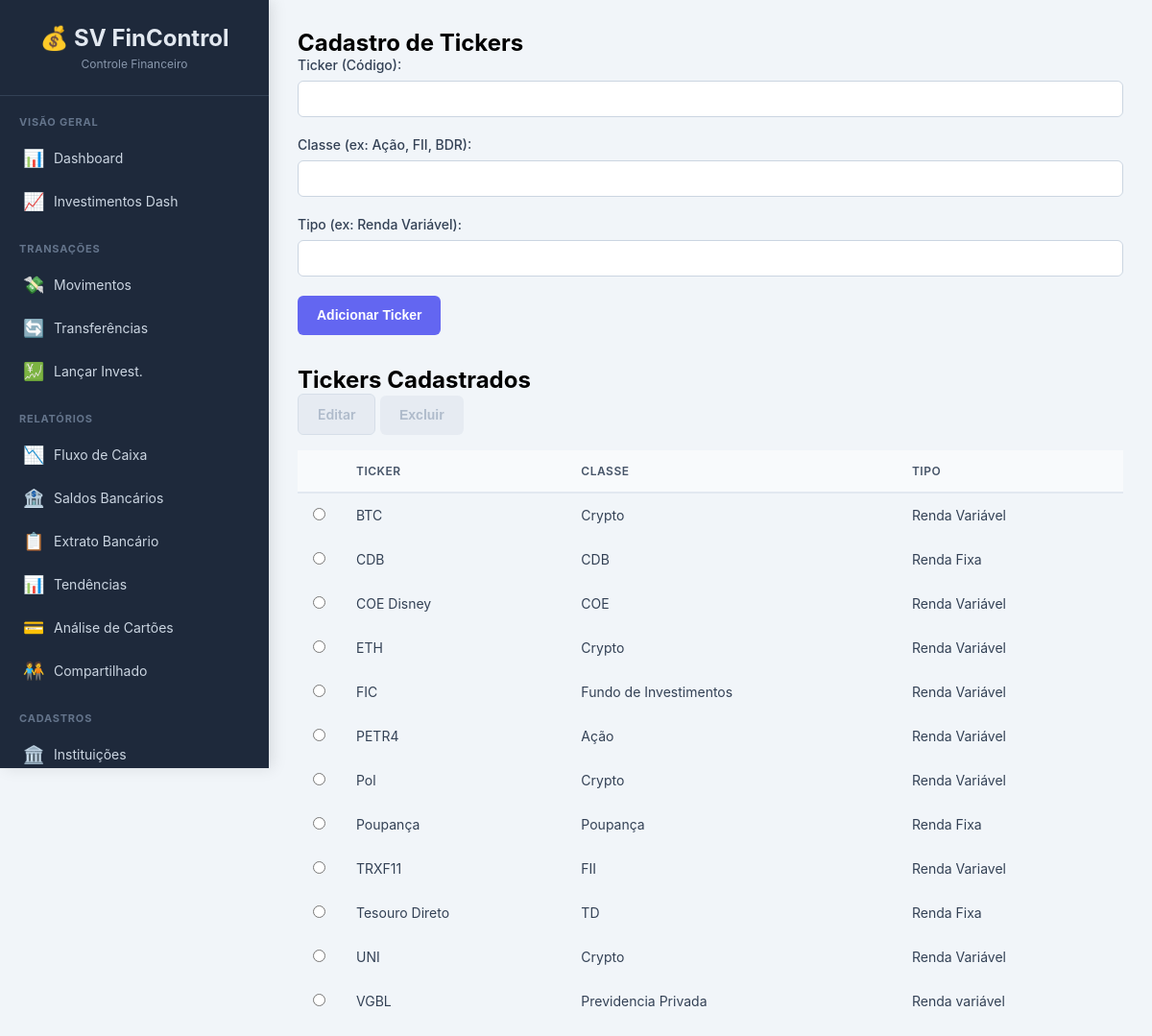
/tickers, run on an earlier commit of the app's database.
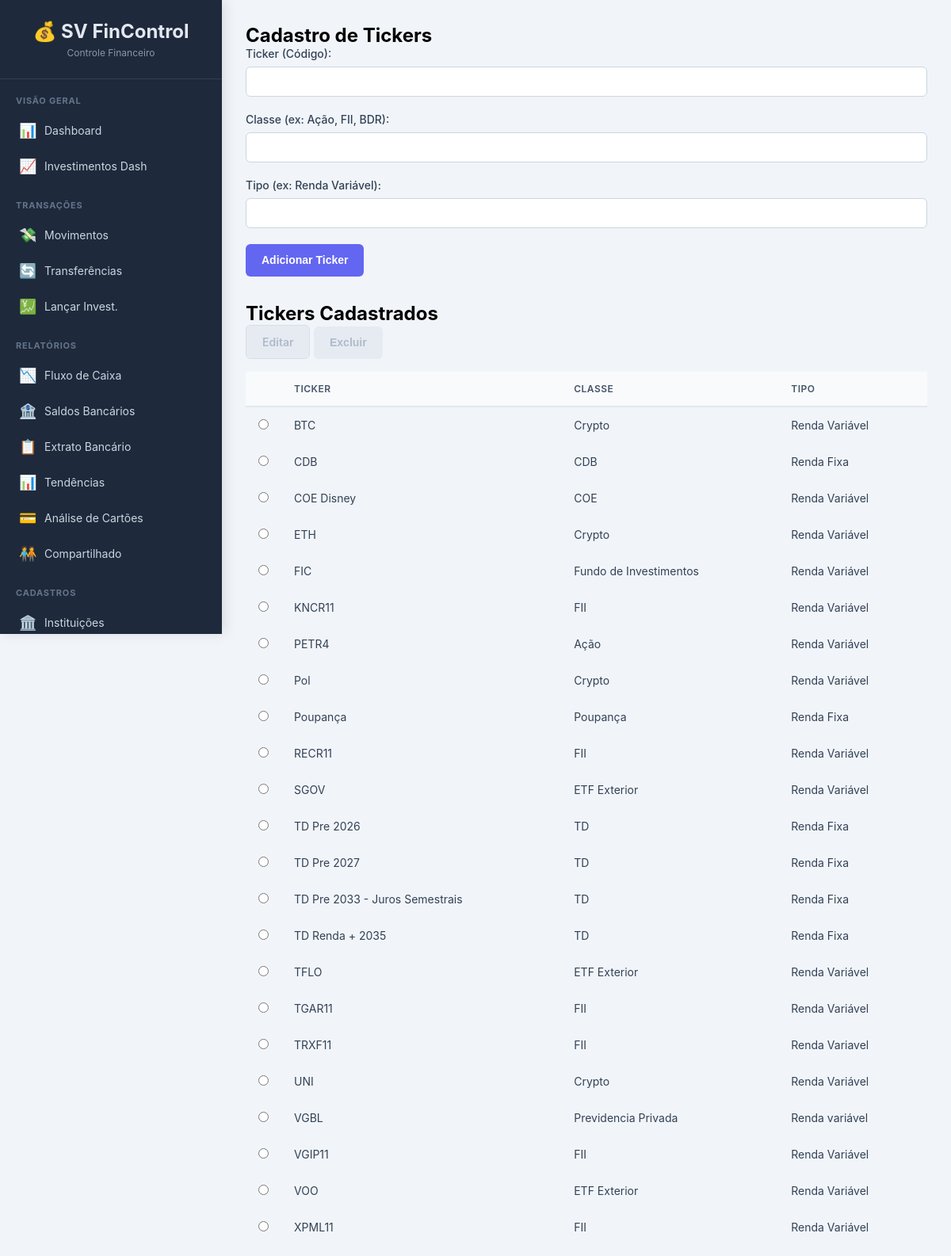
And on a later commit of the database.
### tables this page shows
CREATE TABLE tickers (
        id INTEGER PRIMARY KEY AUTOINCREMENT,
        descricao TEXT NOT NULL UNIQUE,
        classe TEXT NOT NULL,
        tipo TEXT NOT NULL
    );

### app.py (the view, shortened to what this page needs)
@app.route('/tickers', methods=['GET', 'POST'])
def tickers():
    conn = get_db_connection()
    tickers_list = conn.execute('SELECT * FROM tickers ORDER BY descricao').fetchall()
    conn.close()
    return render_template('tickers.html', tickers=tickers_list)

### app.py (called while the page is built)
def get_db_connection():
    conn = sqlite3.connect(DATABASE, detect_types=sqlite3.PARSE_DECLTYPES | sqlite3.PARSE_COLNAMES)
    conn.execute("PRAGMA foreign_keys = ON;")
    conn.execute("PRAGMA journal_mode=WAL")
    conn.row_factory = sqlite3.Row
    return conn

### templates/tickers.html (shortened to what this page needs)
{% extends "base.html" %}
{% block content %}
    <h2>Cadastro de Tickers</h2>
    <form method="POST">
        <div class="form-group"><label for="descricao">Ticker (Código):</label><input type="text" name="descricao" required autocomplete="off"></div>
        <div class="form-group"><label for="classe">Classe (ex: Ação, FII, BDR):</label><input type="text" name="classe" required autocomplete="off"></div>
        <div class="form-group"><label for="tipo">Tipo (ex: Renda Variável):</label><input type="text" name="tipo" required autocomplete="off"></div>
        <button type="submit" class="btn btn-primary">Adicionar Ticker</button>
    </form>
    <h2 style="margin-top: 2rem;">Tickers Cadastrados</h2>
    <div class="action-buttons" style="margin-bottom: 1rem;">
        <a href="#" id="btn-editar" class="btn btn-secondary" disabled>Editar</a>
        <button type="submit" form="form-excluir" id="btn-excluir" class="btn btn-danger" disabled>Excluir</button>
    </div>
    <table><thead><tr><th style="width: 5%;"></th><th>Ticker</th><th>Classe</th><th>Tipo</th></tr></thead>
        <tbody>
            {% for t in tickers %}<tr id="row-{{ t.id }}"><td><input type="radio" name="selecionado" value="{{ t.id }}" onchange="itemSelecionado(this, 'tickers')"></td><td>{{ t.descricao }}</td><td>{{ t.classe }}</td><td>{{ t.tipo }}</td></tr>{% else %}<tr><td colspan="4">Nenhum ticker cadastrado.</td></tr>{% endfor %}
        </tbody>
    </table>
{% endblock %}

### templates/base.html (shortened to what this page needs)
<!DOCTYPE html>
<html lang="pt-br">
<head>
</head>
<body>
    <div class="sidebar">
        <div class="logo">
            <h1>💰 SV FinControl</h1>
            <p>Controle Financeiro</p>
        </div>
        <div class="menu-container">
            <div class="menu-section">
                <div class="menu-title">Visão Geral</div>
                <a href="{{ url_for('dashboard') }}" class="menu-item {% if request.endpoint == 'dashboard' %}active{% endif %}">
                    <span class="menu-icon">📊</span>
                    <span>Dashboard</span>
                </a>
                <a href="{{ url_for('dashboard_investimentos') }}" class="menu-item {% if request.endpoint == 'dashboard_investimentos' %}active{% endif %}">
                    <span class="menu-icon">📈</span>
                    <span>Investimentos Dash</span>
                </a>
            </div>
            <div class="menu-section">
                <div class="menu-title">Transações</div>
                <a href="{{ url_for('movimentos') }}" class="menu-item {% if request.endpoint in ['movimentos', 'add_movimento', 'edit_movimento'] %}active{% endif %}">
                    <span class="menu-icon">💸</span>
                    <span>Movimentos</span>
                </a>
                <a href="{{ url_for('transferencias') }}" class="menu-item {% if request.endpoint in ['transferencias', 'add_transferencia', 'edit_transferencia'] %}active{% endif %}">
                    <span class="menu-icon">🔄</span>
                    <span>Transferências</span>
                </a>
                <a href="{{ url_for('investimentos') }}" class="menu-item {% if request.endpoint in ['investimentos', 'add_investimento', 'edit_investimento'] %}active{% endif %}">
                    <span class="menu-icon">💹</span>
                    <span>Lançar Invest.</span>
                </a>
            </div>
            <div class="menu-section">
                <div class="menu-title">Relatórios</div>
                <a href="{{ url_for('relatorio_fluxo') }}" class="menu-item {% if request.endpoint == 'relatorio_fluxo' %}active{% endif %}">
                    <span class="menu-icon">📉</span>
                    <span>Fluxo de Caixa</span>
                </a>
                <a href="{{ url_for('relatorio_saldos') }}" class="menu-item {% if request.endpoint == 'relatorio_saldos' %}active{% endif %}">
                    <span class="menu-icon">🏦</span>
                    <span>Saldos Bancários</span>
                </a>
                <a href="{{ url_for('relatorio_extrato') }}" class="menu-item {% if request.endpoint == 'relatorio_extrato' %}active{% endif %}">
                    <span class="menu-icon">📋</span>
                    <span>Extrato Bancário</span>
                </a>
                <a href="{{ url_for('relatorio_tendencias') }}" class="menu-item {% if request.endpoint == 'relatorio_tendencias' %}active{% endif %}">
                    <span class="menu-icon">📊</span>
                    <span>Tendências</span>
                </a>
                <a href="{{ url_for('relatorio_cartoes') }}" class="menu-item {% if request.endpoint == 'relatorio_cartoes' %}active{% endif %}">
                    <span class="menu-icon">💳</span>
                    <span>Análise de Cartões</span>
                </a>
                <a href="{{ url_for('relatorio_compartilhado') }}" class="menu-item {% if request.endpoint == 'relatorio_compartilhado' %}active{% endif %}">
                    <span class="menu-icon">🧑‍🤝‍🧑</span>
                    <span>Compartilhado</span>
                </a>
            </div>
            <div class="menu-section">
                <div class="menu-title">Cadastros</div>
                <a href="{{ url_for('instituicoes') }}" class="menu-item {% if request.endpoint in ['instituicoes', 'edit_instituicao'] %}active{% endif %}">
                    <span class="menu-icon">🏛️</span>
                    <span>Instituições</span>
                </a>
            </div>
        </div>
    </div>
    <div class="main-content">
        <div class="content-wrapper">
            {% block content %}{% endblock %}
        </div>
    </div>
</body>
</html>

### templates/base.html (style rules this page uses)
* { margin: 0; padding: 0; box-sizing: border-box; }
body { font-family: -apple-system, BlinkMacSystemFont, "Segoe UI", Roboto, "Helvetica Neue", Arial, sans-serif; background-color: #f1f5f9; min-height: 100vh; display: flex; }
.sidebar { width: 280px; background: #1e293b; color: white; padding: 0; overflow-y: auto; box-shadow: 4px 0 15px rgba(0,0,0,0.1); position: fixed; height: 100vh; z-index: 1000; display: flex; flex-direction: column; }
.logo { padding: 25px 20px; border-bottom: 1px solid #334155; background-color: #1e293b; text-align: center; flex-shrink: 0; }
.logo h1 { font-size: 24px; color: #e2e8f0; font-weight: 700; display: flex; align-items: center; justify-content: center; gap: 10px; }
.logo p { font-size: 12px; color: #94a3b8; margin-top: 5px; opacity: 0.9; }
.menu-container { flex-grow: 1; overflow-y: auto; padding-bottom: 20px; }
.menu-section { margin: 20px 0; }
.menu-title { padding: 0 20px 8px; font-size: 11px; text-transform: uppercase; color: #64748b; font-weight: 700; letter-spacing: 0.8px; }
.menu-item { padding: 12px 20px; cursor: pointer; transition: background-color 0.2s, color 0.2s, border-left-color 0.2s; display: flex; align-items: center; gap: 12px; color: #cbd5e1; font-size: 14px; text-decoration: none; border-left: 4px solid transparent; }
.menu-icon { font-size: 18px; width: 20px; text-align: center; flex-shrink: 0; }
.menu-item span:last-child { white-space: nowrap; overflow: hidden; text-overflow: ellipsis; }
.main-content { flex: 1; margin-left: 280px; padding: 30px; overflow-y: auto; background: #f1f5f9; }
.content-wrapper { max-width: 1400px; margin: 0 auto; }
table { width: 100%; border-collapse: collapse; }
thead { background: #f8fafc; }
th { padding: 14px 16px; text-align: left; font-size: 12px; font-weight: 600; color: #475569; text-transform: uppercase; letter-spacing: 0.5px; border-bottom: 2px solid #e2e8f0; white-space: nowrap; }
td { padding: 14px 16px; border-bottom: 1px solid #f1f5f9; color: #334155; font-size: 14px; }
tbody tr:last-child td { border-bottom: none; }
.form-group { margin-bottom: 20px; }
.form-group label { display: block; margin-bottom: 8px; font-weight: 500; font-size: 14px; color: #334155; }
.form-group input, .form-group select, .form-group textarea { width: 100%; padding: 10px 14px; border: 1px solid #cbd5e1; border-radius: 6px; font-size: 14px; transition: border-color 0.2s, box-shadow 0.2s; background: white; color: #1e293b; }
.btn { padding: 10px 20px; border: none; border-radius: 6px; cursor: pointer; font-size: 14px; font-weight: 600; transition: all 0.2s ease-in-out; display: inline-flex; align-items: center; gap: 8px; text-decoration: none; line-height: 1.5; }
.btn-primary { background-color: #6366f1; color: white; }
.btn-secondary { background: #e2e8f0; color: #475569; border: 1px solid #cbd5e1; }
.btn-danger { background: #fecaca; color: #b91c1c; }
.btn[disabled] { background: #e2e8f0; color: #94a3b8; cursor: not-allowed; transform: none !important; box-shadow: none !important; opacity: 0.7; }

What changed in the data, as far as the page shows it:
removed tickers: descricao "Tesouro Direto", classe "TD", tipo "Renda Fixa"
added tickers: descricao "KNCR11", classe "FII", tipo "Renda Variável"
added tickers: descricao "RECR11", classe "FII", tipo "Renda Variável"
added tickers: descricao "SGOV", classe "ETF Exterior", tipo "Renda Variável"
added tickers: descricao "TD Pre 2026", classe "TD", tipo "Renda Fixa"
added tickers: descricao "TD Pre 2027", classe "TD", tipo "Renda Fixa"
added tickers: descricao "TD Pre 2033 - Juros Semestrais", classe "TD", tipo "Renda Fixa"
added tickers: descricao "TD Renda + 2035", classe "TD", tipo "Renda Fixa"
added tickers: descricao "TFLO", classe "ETF Exterior", tipo "Renda Variável"
added tickers: descricao "TGAR11", classe "FII", tipo "Renda Variável"
added tickers: descricao "VGIP11", classe "FII", tipo "Renda Variável"
added tickers: descricao "VOO", classe "ETF Exterior", tipo "Renda Variável"
added tickers: descricao "XPML11", classe "FII", tipo "Renda Variável"
